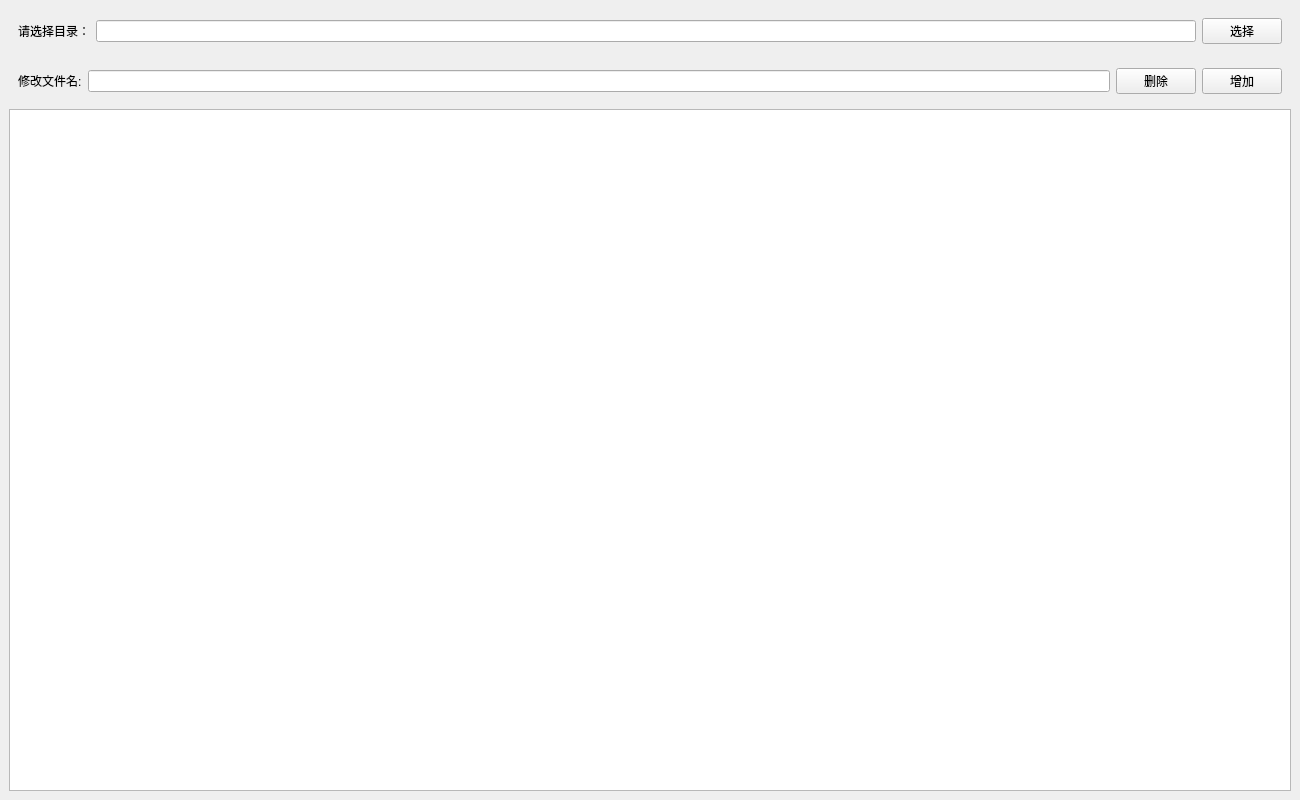
<?xml version="1.0" encoding="UTF-8"?>
<ui version="4.0">
 <class>MainWindow</class>
 <widget class="QMainWindow" name="MainWindow">
  <property name="geometry">
   <rect>
    <x>0</x>
    <y>0</y>
    <width>1300</width>
    <height>800</height>
   </rect>
  </property>
  <property name="windowTitle">
   <string>文件操作</string>
  </property>
  <widget class="QWidget" name="centralwidget">
   <layout class="QVBoxLayout" name="verticalLayout">
    <item>
     <widget class="QWidget" name="widget_2" native="true">
      <layout class="QHBoxLayout" name="horizontalLayout">
       <item>
        <widget class="QLabel" name="label">
         <property name="text">
          <string>请选择目录：</string>
         </property>
        </widget>
       </item>
       <item>
        <widget class="QLineEdit" name="textSelectPath"/>
       </item>
       <item>
        <widget class="QPushButton" name="btnSelectPath">
         <property name="text">
          <string>选择</string>
         </property>
        </widget>
       </item>
      </layout>
     </widget>
    </item>
    <item>
     <widget class="QWidget" name="widget" native="true">
      <layout class="QHBoxLayout" name="horizontalLayout_2">
       <item>
        <widget class="QLabel" name="label_2">
         <property name="text">
          <string>修改文件名:</string>
         </property>
        </widget>
       </item>
       <item>
        <widget class="QLineEdit" name="lineEdit">
         <property name="enabled">
          <bool>true</bool>
         </property>
        </widget>
       </item>
       <item>
        <widget class="QPushButton" name="btnDele">
         <property name="text">
          <string>删除</string>
         </property>
        </widget>
       </item>
       <item>
        <widget class="QPushButton" name="btnAdd">
         <property name="text">
          <string>增加</string>
         </property>
        </widget>
       </item>
      </layout>
     </widget>
    </item>
    <item>
     <widget class="QPlainTextEdit" name="plainTextEdit"/>
    </item>
   </layout>
  </widget>
  <widget class="QMenuBar" name="menubar">
   <property name="geometry">
    <rect>
     <x>0</x>
     <y>0</y>
     <width>1300</width>
     <height>22</height>
    </rect>
   </property>
  </widget>
  <action name="actionTest">
   <property name="text">
    <string>Test</string>
   </property>
  </action>
 </widget>
 <resources/>
 <connections/>
</ui>
